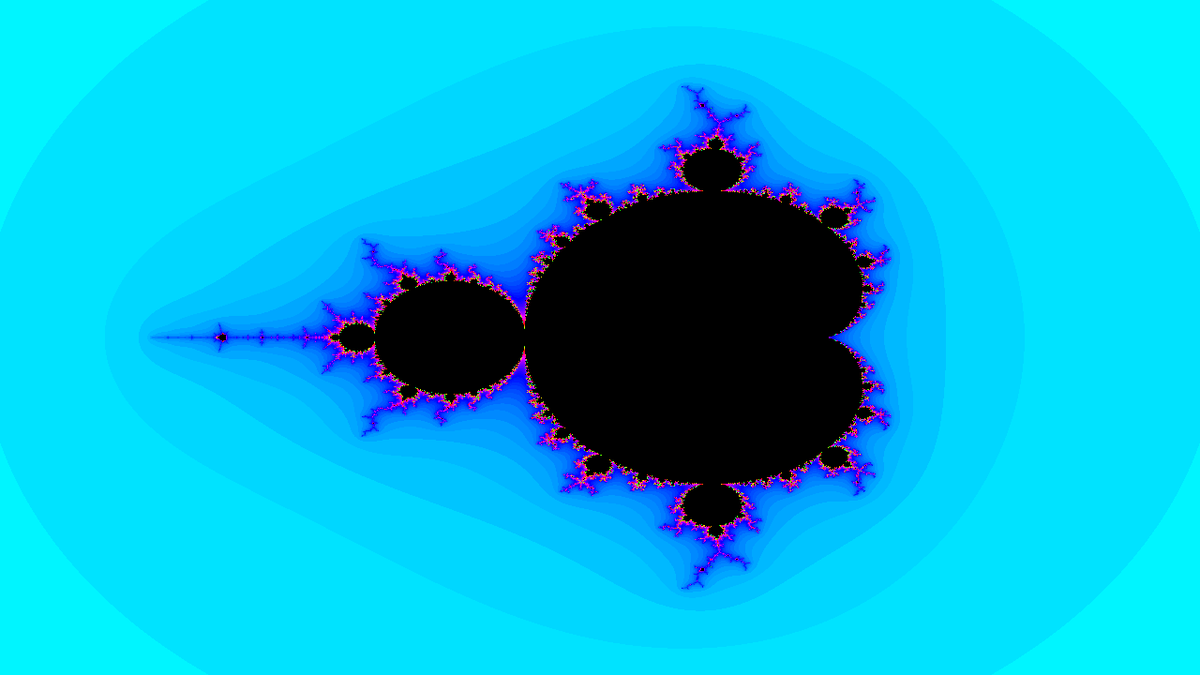
Frame 1 (no input)
Frame 60 (the mouse pressed at the canvas centre just before this capture): identical to frame 1, image omitted
Frame 120 (the mouse held since frame 60 and released just before this capture): identical to frame 1, image omitted

The Processing sketch that drew this single still picture (run headless with seeded random() and noise(); from frame 60 on, the mouse is pressed at the canvas centre):

// Processing sketch: Mandelbrot
// ── Mandelbrot.pde
double x_l = -2.5, x_r = 1.5;
double y_u = -1.5, y_d = 1.5;
int max_iterations = 100;
int cnt = 0;

void zoom() {

  double dist_x = (x_r - x_l) / 4.0f;
  double dist_y = (y_d - y_u) / 4.0f;

  double poz_of_x = map_this(mouseX, 0, 1080, x_l, x_r);
  double poz_of_y = map_this(mouseY, 0, 720, y_u, y_d);

  x_l = poz_of_x - dist_x;
  x_r = poz_of_x + dist_x;
  y_u = poz_of_y - dist_y;
  y_d = poz_of_y + dist_y;
  max_iterations += 10;
  print(x_l, x_r, y_u, y_d, cnt, '\n');
}

double map_this(double k, double st, double fin, double end_st, double end_fin) {

  double a = end_fin - end_st;
  a /= fin;
  a *= k;
  a += end_st;
  return a;
}

void mousePressed() {

  if (mouseButton == LEFT) {
    zoom();
    cnt ++;
  }
}

void show_mandelbrot() {
  loadPixels();

  for (int i = 0; i < height; i ++) {
    for (int j = 0; j < width; j ++) {
      
      int index = i * width + j;

      double cur_x = map_this(j, 0, width - 1, x_l, x_r);
      double cur_y = map_this(i, 0, height - 1, y_u, y_d);
      
      Complex_nr c = new Complex_nr(cur_x, cur_y);
      Complex_nr z = new Complex_nr(0, 0);
 
      int it;
      for (it = 0; it < max_iterations; it ++) {
        z.sq();
        z.add(c);
        if (z.modulo() > 4) {
          break;
        }
      }

      if (it == max_iterations) {
        pixels[index] = color(0);
        continue;
      }
      
      double hu = map_this(it, 0, max_iterations, 0, 255);
      hu += 127;
      hu %= 256;
      pixels[index] = color((int)hu, 255, 255);
      
    }
  }
  updatePixels();
}



void setup() {
  colorMode(HSB);
  size(1280, 720);
  background(0);
}

void draw() {
  show_mandelbrot();
}
// ── Complex_nr.pde
class Complex_nr {
  Complex_nr(double a, double b) {
    this.real = a;
    this.imaginary = b;
  }

  double real;
  double imaginary;

  void add (Complex_nr x) {
    this.real += x.real;
    this.imaginary += x.imaginary;
  }

  void sq() {
    double x = this.real * this.real - this.imaginary * this.imaginary;
    double y = this.real * this.imaginary * 2;
    
    this.real = x;
    this.imaginary = y;
  }

  double modulo() {
    double m = (this.real * this.real) + (this.imaginary * this.imaginary);
    return java.lang.Math.sqrt(m);
  }

  void print() {
    println(this.real, this.imaginary);
  }
}
